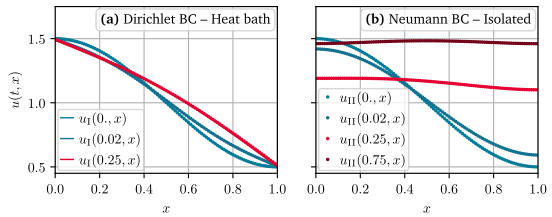

The Python source for this figure:
# -*- coding: utf-8 -*-
"""
Created on Mon Aug  7 15:49:41 2023

@author: Martin Jakob Steil
@brief: Plots of different solutions of the heat equation (he)
"""

import sys, os
sys.path.append(os.path.join(os.path.dirname(__file__), '../../graphics/'))
from plot_utils import *

import numpy as np
import json

## ************ Data import and processing ************ ##

with open('he_P1s.json') as json_file:
    dataP1 = json.load(json_file)
    
with open('he_P2s.json') as json_file:
    dataP2 = json.load(json_file)
    
## ************ Figure ************ ##

fig, ((ax00, ax01)) = plt.subplots(1, 2, sharey=True)
fig.subplots_adjust(hspace=0.025)  # adjust space between axes
# *------*------*
# | ax00 | ax01 |
# *------*------*

t0=min(dataP1['ti'])
t1=max(dataP1['ti'])
dt=t1-t0
c=get_color_list(colors[0],colors[1],101)
cP1=[c[math.ceil((t-t0)/dt*100)] for t in dataP1['ti']]
c4=blend_color(cP1[-1],black)

plot_styles={'linewidth': 1.,'linestyle':'-'}
point_styles={'linestyle': 'none','marker': '.','markersize': 3}
   

for i in range(len(cP1)):
    ax00.plot(dataP1['xi'],dataP1['uitRef'][i],color=cP1[i],label=dataP1['labels'][i],**plot_styles)
    ax00.plot(dataP1['xi'],dataP1['uit'][i],color=cP1[i],**point_styles)     

for i in range(len(cP1)):
    # ax01.plot(dataP2['xi'],dataP2['uitRef'][i],color=cP2[i],**plot_styles)
    ax01.plot(dataP2['xi'],dataP2['uit'][i],color=cP1[i],**point_styles,label=dataP2['labels'][i]) 
i=3
ax01.plot(dataP2['xi'],dataP2['uit'][i],color=c4,**point_styles,label=dataP2['labels'][i]) 


ax00.set_ylabel("$u(t,x)$")
ax00.set_ylim(0.45,1.75)
ax00.set_xlabel("$x$")
ax00.set_xlim(0,1)
ax01.set_xlabel("$x$")
ax01.set_xlim(0,1)

ax00.legend(numpoints=1,loc='lower left')
ax00.text(0.97, 0.88, '\\textbf{(a)} Dirichlet BC -- Heat bath',
          horizontalalignment='right', verticalalignment='bottom', transform=ax00.transAxes,
          bbox=end_box_style)


ax01.legend(numpoints=1,loc='lower left') 
ax01.text(0.97, 0.88, '\\textbf{(b)} Neumann BC -- Isolated',
          horizontalalignment='right', verticalalignment='bottom', transform=ax01.transAxes,
          bbox=end_box_style)


# Export
set_height_twoCol(fig, height=5.5)

save_plot(fig, 'hes.pdf')
